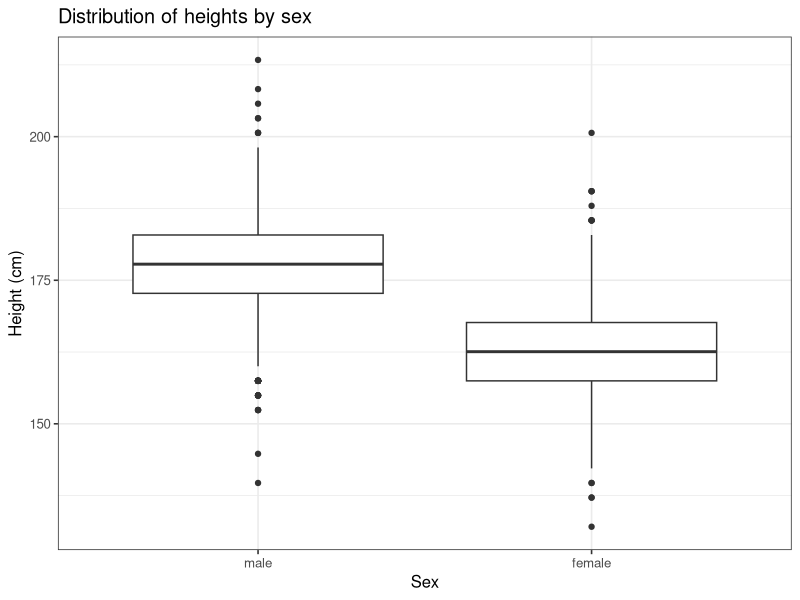
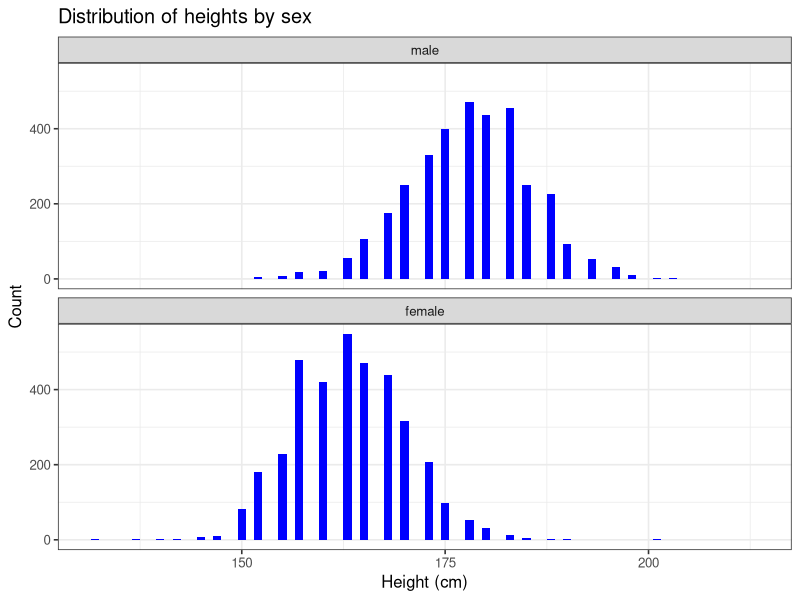
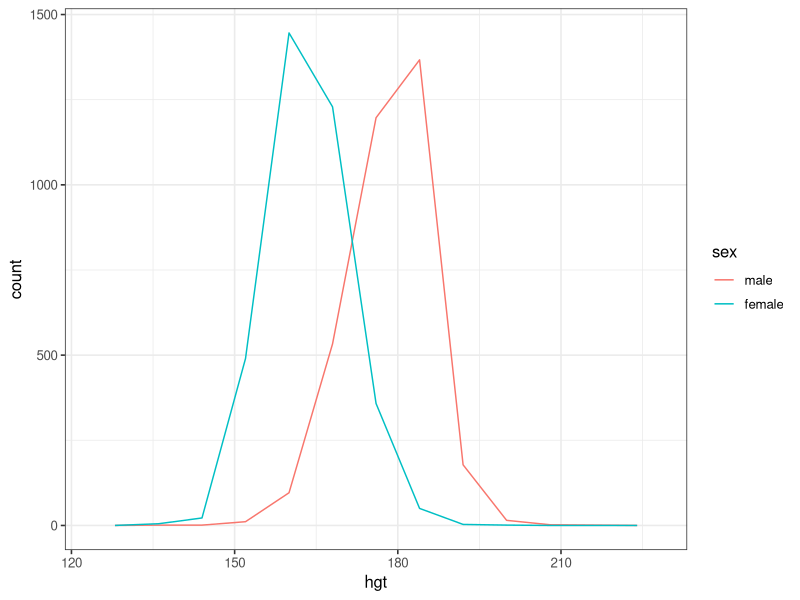
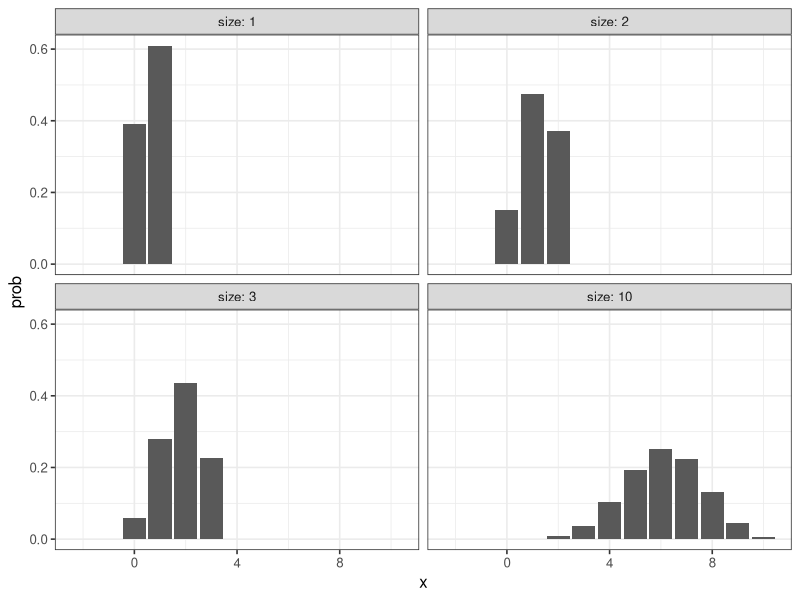
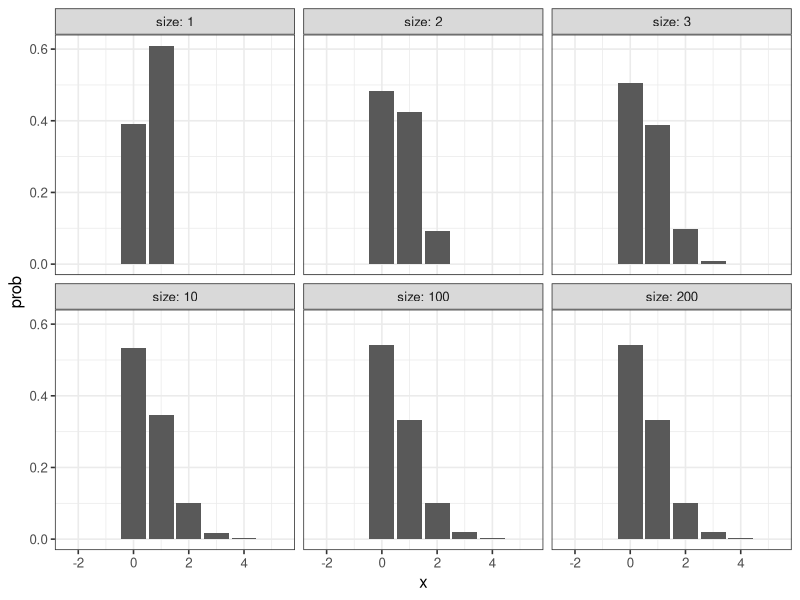
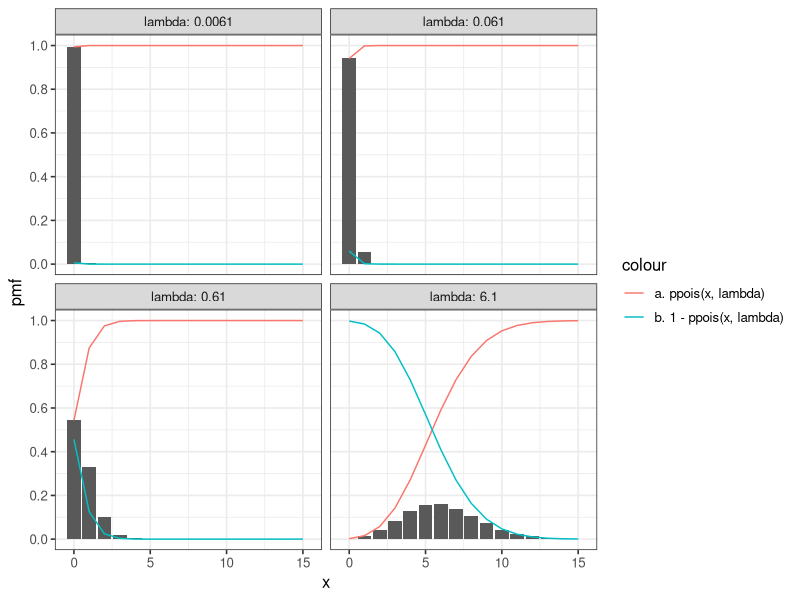
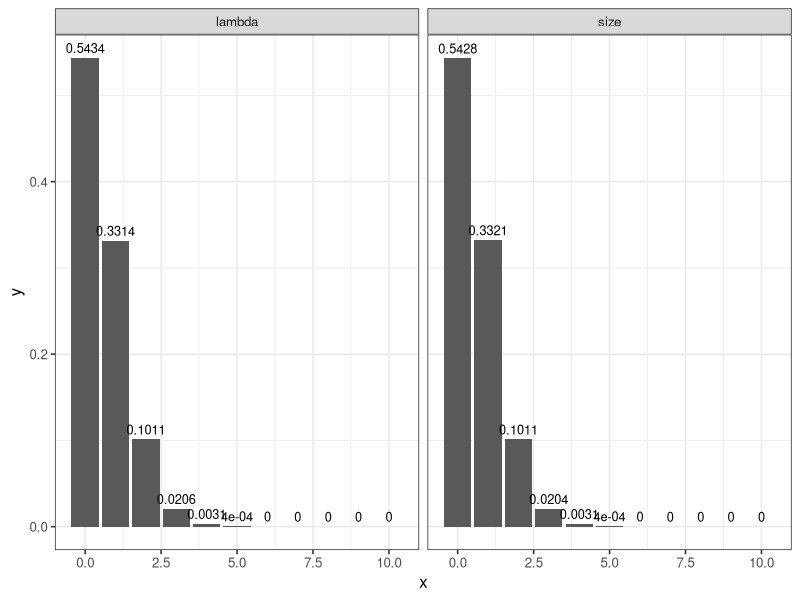
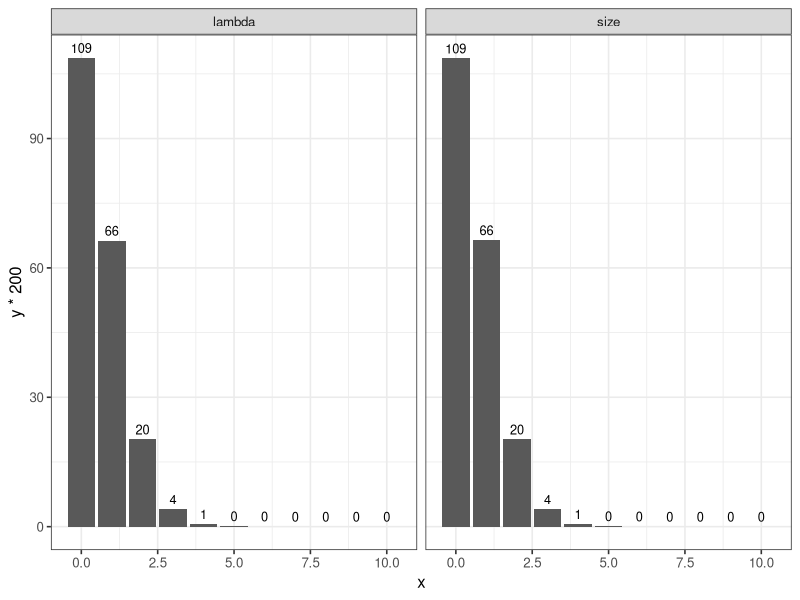

Here is the R script that generated these plots, in order: (Note: this script raises an error after producing the figures.)
## ---- chunk 1
knitr::opts_chunk$set(echo = TRUE)

options(dplyr.summarise.inform = FALSE)
library(tidyverse)

# set theme used for plotting
theme_set(theme_bw(base_size = 12))

# Modelr package
library(modelr)

library(ggplot2)

## ---- chunk 2
# test
heights <- heights

heights
## ---- chunk 3
heights$hgt <- heights$height * 2.54

heights$wgt <- heights$weight * 0.45359237

heights
## ---- chunk 4
ggplot(heights, aes(x = sex, y = hgt)) + 
  geom_boxplot() +
  xlab("Sex") +
  ylab("Height (cm)") +
  ggtitle("Distribution of heights by sex")
## ---- chunk 5
ggplot(heights, aes(x = hgt)) +
  geom_histogram(binwidth = 1, fill = "blue") +
  facet_wrap(~ sex, ncol = 1) +
  xlab("Height (cm)") +
  ylab("Count") +
  ggtitle("Distribution of heights by sex")
## ---- chunk 6
#?heights
ggplot(heights, aes(x = hgt, color = sex, fill = sex)) +
  geom_freqpoly(binwidth = 8)
## ---- chunk 7
hgt_summary <- heights %>%
  group_by(sex) %>%
  summarize(
    hgt_mean = mean(hgt),
    hgt_sd = sd(hgt),
    counts = n()
)

hgt_summary
## ---- chunk 8
# Tøl frá https://en.wikipedia.org/wiki/Average_human_height_by_country
# Land brúk: Bretland
hgt_males   <- tibble(hgt = rnorm(3604, mean = 175, sd = 2.5), sex = "male")
hgt_females <- tibble(hgt = rnorm(3402, mean = 161.3, sd = 2.5), sex = "female")

hgt_sim <-
  rbind(
    hgt_males,
    hgt_females
  )

hgt_sim
## ---- chunk 9

## ---- chunk 10

## ---- chunk 11

## ---- chunk 12

## ---- chunk 13

## ---- chunk 14

## ---- chunk 15

## ---- chunk 16

## ---- chunk 17

## ---- chunk 18

## ---- chunk 19

## ---- chunk 20

## ---- chunk 21

## ---- chunk 22
x_values <- -2:10
prob <- 0.61
size <- c(1,2,3,10)

ndata <- NULL
for (i in size) {
  tb_data <- NULL
  tb_data <- tibble(
    x = x_values,
    size = i,
    prob = dbinom(x_values, size, prob)
  )
  ndata <- rbind(ndata, tb_data)
}

ggplot() +
  geom_bar(data=ndata, aes(x, prob), stat = "identity") +
  ylab("prob") +
  facet_wrap(~ size, labeller = label_both)
## ---- chunk 23
x_values <- -2:5
prob_value <- 0.61
size <- c(1,2,3,10,100,200)

ndata <- NULL
for (i in size) {
  tb_data <- NULL
  tb_data <- tibble(
    x = x_values,
    size = i,
    prob = prob_value/size,
    y = dbinom(x_values, size, prob)
  )
  ndata <- rbind(ndata, tb_data)
}

ggplot() +
  geom_bar(data=ndata, aes(x, y), stat = "identity") +
  ylab("prob") +
  facet_wrap(~ size, labeller = label_both)
## ---- chunk 24
x_values <- 0:15
lambda <- c(0.0061, 0.061, 0.61, 6.1)

pdata <- NULL
for (i in lambda) {
  tb_data <- NULL
  tb_data <- tibble(
    x = x_values,
    lambda = i,
    y = dpois(x,lambda),
    ppois = ppois(x,lambda),
    ppois_rtail = 1 - ppois(x,lambda)
    )
  
  pdata <- rbind(pdata, tb_data)
}

ggplot(data=pdata, ) +
  geom_bar(aes(x, y), stat = "identity") +
  # geom_bar(aes(x, y, fill = "dpois(x, lambda)"), stat = "identity") +
  geom_line(aes(x, ppois, colour = "a. ppois(x, lambda)")) +
  geom_line(aes(x, ppois_rtail, colour = "b. 1 - ppois(x, lambda)")) +
  scale_y_continuous(breaks = seq(0, 1, 0.2))+
  scale_x_continuous(breaks=seq(min(x_values), max(x_values), 5)) +
  ylab("pmf") +
  facet_wrap(~ lambda, labeller = label_both)

## ---- chunk 25
# Eg haldi at okkurt manglar her, label skal vera "hóskandi"
# 4e og 4f eru skeivir tí 4d er skeivt....


x_values <- 0:10
size <- 200
prob <- 0.61/size
lambda <- 0.61

data_bino <- tibble(
  x = x_values,
  y = dbinom(x_values, size, prob),
  label = "size"
)


data_pois <- tibble(
  x = x_values,
  y = dpois(x,lambda),
  label = "lambda"
)

data_bino
data_pois

data_bp <- rbind(data_bino, data_pois)
data_bp

## ---- chunk 26
ggplot(data = data_bp) +
  geom_bar(aes(x,y), stat = "identity") +
  geom_text(aes(x,y, label = round(y, 4)), vjust=-0.5, size = 3.25) +
  facet_wrap(~ label)
## ---- chunk 27
ggplot(data = data_bp) +
  geom_bar(aes(x,y*200), stat = "identity") +
  geom_text(aes(x,y*200, label = round(y*200, 0)), vjust=-0.5, size = 3.25) +
  facet_wrap(~ label)

## ---- chunk 28

n_values <- c(10, 50, 100)
p <- 2/n

pdata <- NULL
for (n in n_values) {
  tb_data <- NULL
  tb_data <- tibble(
    x = 1:20,
    prob = 2/n,
    n = n,
    y = dbinom(x, n, prob)
    
  )
  pdata <- rbind(pdata, tb_data)
}

pdata

ggplot(pdata) +
  geom_bar(aes(x, y), stat = "identity") +
  facet_wrap(~ n, labeller = label_both) +
  xlab("Amount of failed transmissions") +
  ylab("Chance of transmission failure")

## ---- chunk 29
data_bino <- tibble(
  x = 0:10,
  y = c(dbinom(0:10, 10, 0.2)),
  label = rep("1. dbinom(x, 10, 0.2)", 11)
) %>%
  bind_rows(tibble(
    x = 0:10,
    y = c(dbinom(0:10, 50, 0.04)),
    label = rep("2. dbinom(x, 50, 0.04)", 11)
  )) %>%
  bind_rows(tibble(
    x = 0:10,
    y = c(dbinom(0:10, 100, 0.02)),
    label = rep("3. dbinom(x, 100, 0.02)", 11)
  ))

data_pois <- tibble(
  x = 0:10,
  y = dpois(0:10, 2),
  label = rep("4. dpois(x, 2)", 11)
)

data_bp <- bind_rows(data_bino, data_pois)

data_bp
## ---- chunk 30
library(ggplot2)

ggplot(data_bp, aes(x = x, y = y, fill = label)) +
  geom_bar(stat = "identity") +
  facet_wrap(~label, nrow = 2) +
  labs(x = "x", y = "Probability", fill = NULL)
## ---- chunk 31

## ---- chunk 32

## ---- chunk 33

## ---- chunk 34

## ---- chunk 35

## ---- chunk 36
